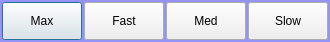
<?xml version="1.0" encoding="UTF-8"?>
<ui version="4.0">
 <class>clsSpeed</class>
 <widget class="QDialog" name="clsSpeed">
  <property name="geometry">
   <rect>
    <x>0</x>
    <y>0</y>
    <width>310</width>
    <height>42</height>
   </rect>
  </property>
  <property name="windowTitle">
   <string>设置速度</string>
  </property>
  <property name="windowIcon">
   <iconset resource="myIcon.qrc">
    <normaloff>:/Icon/Icons/wk.ico</normaloff>:/Icon/Icons/wk.ico</iconset>
  </property>
  <property name="styleSheet">
   <string notr="true">QDialog
{
	
	font: 12pt &quot;楷体&quot;;
	background-color: rgb(148, 148, 248);
}
</string>
  </property>
  <layout class="QGridLayout" name="gridLayout">
   <property name="leftMargin">
    <number>2</number>
   </property>
   <property name="topMargin">
    <number>2</number>
   </property>
   <property name="rightMargin">
    <number>2</number>
   </property>
   <property name="bottomMargin">
    <number>2</number>
   </property>
   <property name="spacing">
    <number>2</number>
   </property>
   <item row="0" column="0">
    <widget class="QPushButton" name="btnMax">
     <property name="minimumSize">
      <size>
       <width>0</width>
       <height>38</height>
      </size>
     </property>
     <property name="styleSheet">
      <string notr="true">font: 75 12pt &quot;楷体&quot;;</string>
     </property>
     <property name="text">
      <string>Max</string>
     </property>
    </widget>
   </item>
   <item row="0" column="1">
    <widget class="QPushButton" name="btnFast">
     <property name="minimumSize">
      <size>
       <width>0</width>
       <height>38</height>
      </size>
     </property>
     <property name="styleSheet">
      <string notr="true">font: 75 12pt &quot;楷体&quot;;</string>
     </property>
     <property name="text">
      <string>Fast</string>
     </property>
    </widget>
   </item>
   <item row="0" column="2">
    <widget class="QPushButton" name="btnMed">
     <property name="minimumSize">
      <size>
       <width>0</width>
       <height>38</height>
      </size>
     </property>
     <property name="styleSheet">
      <string notr="true">font: 75 12pt &quot;楷体&quot;;</string>
     </property>
     <property name="text">
      <string>Med</string>
     </property>
    </widget>
   </item>
   <item row="0" column="3">
    <widget class="QPushButton" name="btnSlow">
     <property name="minimumSize">
      <size>
       <width>0</width>
       <height>38</height>
      </size>
     </property>
     <property name="styleSheet">
      <string notr="true">font: 75 12pt &quot;楷体&quot;;</string>
     </property>
     <property name="text">
      <string>Slow</string>
     </property>
    </widget>
   </item>
  </layout>
 </widget>
 <resources>
  <include location="myIcon.qrc"/>
 </resources>
 <connections/>
</ui>
